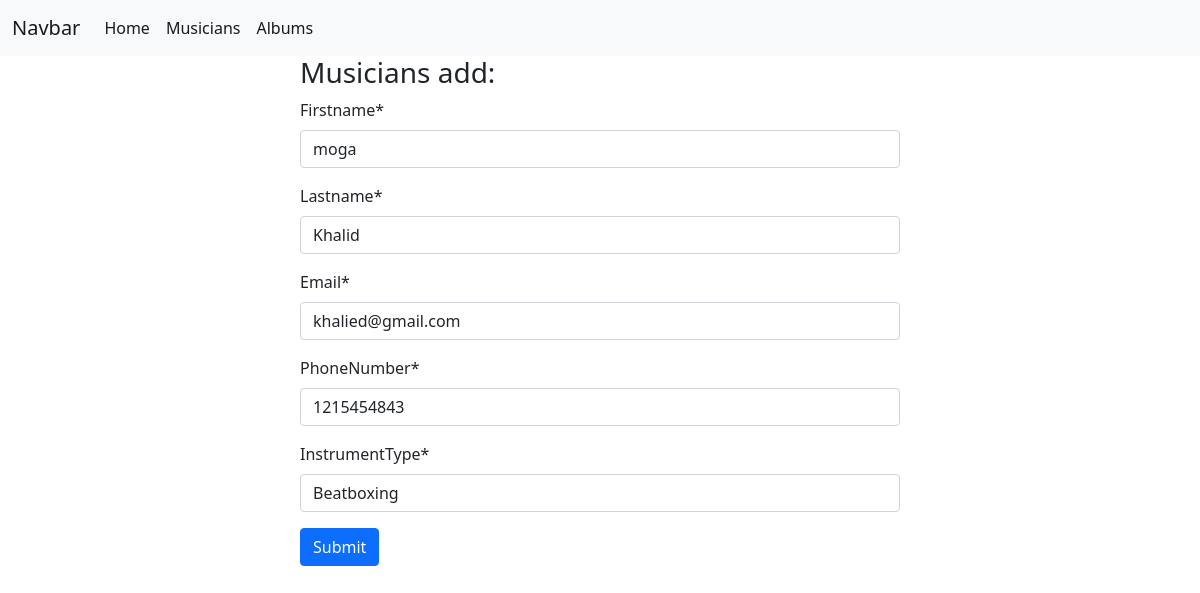
Screenshot of /musicians/edit/3 with the database file from the repository.
### Musicians/models.py (models this page shows, shortened)
class Musicians(models.Model):
    firstname = models.CharField(max_length=50)
    lastname = models.CharField(max_length=50)
    Email = models.EmailField(max_length=254)
    PhoneNumber = models.IntegerField()
    InstrumentType = models.CharField(max_length=500)

### Musicians/views.py (the view)
# urls.py: path('edit/<int:id>', views.edit_MU, name="edit_album"),
def edit_MU(request, id):
    musician = models.Musicians.objects.get(pk=id)
    musiciansForm = forms.MusiciansFrom(instance=musician)
    if request.method == 'POST':
        musiciansForm = forms.MusiciansFrom(request.POST, instance=musician)
        if musiciansForm.is_valid():
            musiciansForm.save()
            return redirect('homepage')
    return render(request, 'addMusicians.html', {'form': musiciansForm})

### Musicians/forms.py
class MusiciansFrom(forms.ModelForm):
    class Meta:
        model = Musicians
        fields = '__all__'

### Musicians/templates/addMusicians.html
{% extends 'base.html' %} {% load crispy_forms_tags %} {% block content %}
<form style="width: 50%; margin: auto" method="post">
  <h3>Musicians add:</h3>
  {% csrf_token %} {{form | crispy}}
  <button class="btn btn-primary">Submit</button>
</form>
{% endblock %}

### rows the page displays
Musicians: firstname "moga", lastname "Khalid", Email "khalied@gmail.com", PhoneNumber "1215454843", InstrumentType "Beatboxing"
